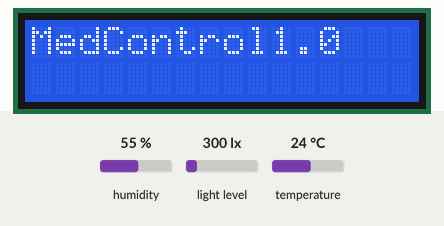
Recording of a sketch running on a simulated Arduino Uno, built with avr-gcc and run on an emulated ATmega328P. Parts: 16×2 character LCD. Inputs (shaded band) come from the test bench; at power-on: humidity 55 %, light level 300 lx, temperature 24 °C. The local clock reads 2024-03-15 10:24:30 at power-on unless the sketch sets it; no radio packets arrive unless stated; what the sketch prints to the serial monitor is not drawn.

Above: at 0.1 s.
At 5.1 s:
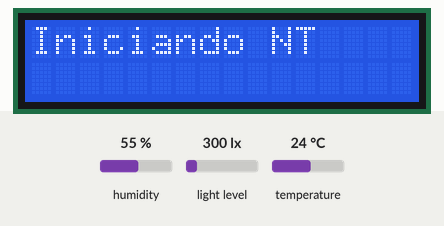
At 7.7 s:
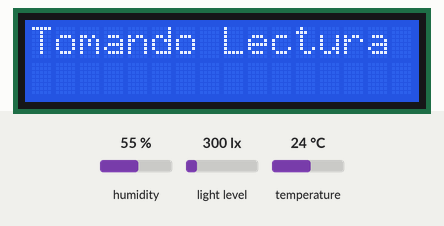
At 9.2 s:
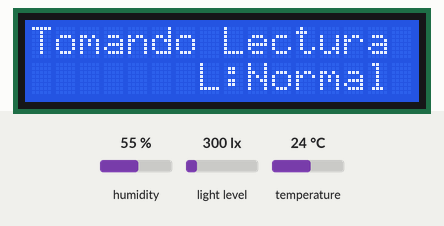
At 11.8 s:
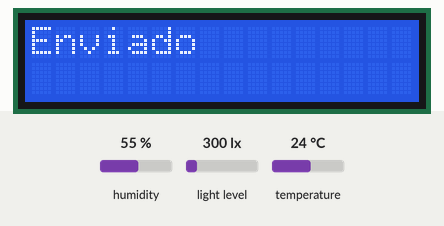
At 12.4 s:
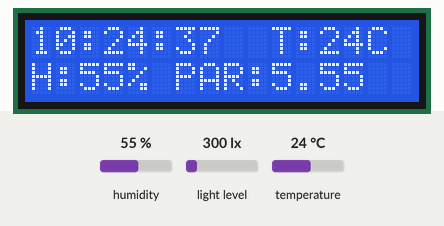

The sketch:

CodigoSondaMedicionAutomatizacion.ino
```cpp
/*
 CONECCIONES SONDA 4.1

1.-LED ERROR -> 5,GND
----------------------------------
2.-DTH22 -> 6,5V,GND
----------------------------------
3.-BH1750 (LUXOMETRO)-> VCC-5V
     GND-GND
      SCL-A5
      SDA-A4
      ADDR-NO CONECTADO
----------------------------------
4.-RTC (RELOJ)->  GND->GND
                  VCC->5V
                  SDA->A4
                  SCL->A5
----------------------------------
4.-NRF24->  GND->GND
            VCC->LD33v->5v
            CSN->10
            CE->8
            MOSI->11
            SCK->13
            IRQ(noAPLICA)
            MISO->12
----------------------------------
6.-LCD->12C-> GND-GND
    VCC-5V
    SDA-A4
    SCL-A5
 */

#include <RTClib.h>  //libreria reloj ds3231
#include <Wire.h>  //libreria necesaria lcd Y LUXOMETRO
#include <LiquidCrystal_I2C.h>  //libreia lcd
#include <SimpleDHT.h>  //librería sensor humedad temperatura
#include <RH_NRF24.h> // incluye la seccion NRF24 de la libreria RadioHead
#include <BH1750.h>   //librería luxómetro
#include <SPI.h>  //librería para NRF24

int pinDHT22 = 6;

SimpleDHT22 dht22(pinDHT22);
RTC_DS3231 rtc;
BH1750 Luxometro;
LiquidCrystal_I2C lcd(0x27,16,2);   // dirección del LCD 0x27 lcd 16x2
RH_NRF24 nrf24;

//============================================================================================================================================
void setup() {
  Wire.begin(); //la biblioteca del luxómetro no hace esta función automático sin embargo puede qe ka del lcd lo haga, igual se incluye
  Serial.begin(9600);
  lcd.init();   // inicia lcd
  lcd.backlight();

  //-----------------------------------------------------------------------------------------------------------------------------------------
  Serial.println("=================Iniciando Mediciones 4.1...=================");
  lcd.setCursor(0,0);
  lcd.print("MedControl1.0");
  delay(5000); //5 segundos me permite meter otro programa sin que inicie este
  //-----------------------------------------------------------------------------------------------------------------------------------------
  //iniciamos RTC-------------------------------------------------------------------------
  rtc.begin();
  //------luxómetro-----------------------------------------------------------------------------------------------------------------------------------
  //iniciamos el luxómetro ONE_TIME permite que el luxometro se active para una medición sin estar de manera continua-----------------------
   if (Luxometro.begin(BH1750::ONE_TIME_HIGH_RES_MODE)) {
    Serial.println("BH1750 iniciado");
  }
  else {
    Serial.println("Error iniciando BH1750");
  }
  //---------Inicio NT----------------------------------------------------------------------------------------------------------------------
  Serial.print("Iniciando NT...");
  lcd.clear();
  lcd.setCursor(0,0);
  lcd.print("Iniciando NT");
  delay(500);
  lcd.clear();
  lcd.setCursor(0,0);
  if (!nrf24.init())    // si falla inicializacion de modulo muestra texto
    lcd.print("fallo de inicializacion");
  if (!nrf24.setChannel(2)) // si falla establecer canal muestra texto
    lcd.print("fallo en establecer canal");
  if (!nrf24.setRF(RH_NRF24::DataRate250kbps, RH_NRF24::TransmitPower0dBm)) // si falla opciones
    lcd.print("fallo en opciones RF");           // RF muestra texto
  delay(2000);  // demora de 2 segundos para estabilizar lectura de sensor

}

//============================================================================================================================================
void loop() {
    float T=0, H=0; //temperatura, humedad
    float lux=0, PAR=0; //luzÇ
    int fecha[3], hora[3];
    lcd.clear();
    lcd.setCursor(0,0);
    lcd.print("Tomando Lectura");
    Date(fecha,hora);
    HumTem(T,H);
    FPAR(lux,PAR);
    lcd.clear();
    Enviar(hora,T,H,lux,PAR);
    lcd.setCursor(0,0);
    lcd.print("Enviado");
    delay(500);
    lcd.clear();
    Imprimir(fecha,hora,T,H,lux,PAR);

    Serial.println("_________________________________________________");
    delay(60000);  //<-------------------------TIEMPO ENTRE MEDICIONES(1MIN)
}

//============================================================================================================================================
void Date(int date[], int h[]) { //imprime la fecha y hora
  DateTime now = rtc.now();
  //fecha
  date[0]=now.day();
  date[1]=now.month();
  date[2]=now.year();
  //hora
  h[0]=now.hour();
  h[1]=now.minute();
  h[2]=now.second();
}

//============================================================================================================================================
void HumTem (float& Te, float& Hu) {

  Te=0;
  Hu=0;
  int err = SimpleDHTErrSuccess;
  for (int i=0;i<3;i++) //promedio de 3 mediciones (cada medio segundo)
  {
    float temperature = 0;
    float humidity = 0;
    int err = SimpleDHTErrSuccess;
    if ((err = dht22.read2(&temperature, &humidity, NULL)) != SimpleDHTErrSuccess) {
      Serial.print("Read DHT22 failed, err=");
      Serial.print(SimpleDHTErrCode(err));
      Serial.print(",");
      Serial.println(SimpleDHTErrDuration(err));
      delay(2000);
      return;
    }
    Te=Te+((float)temperature);
    Hu=Hu+((float)humidity);
    delay (500);
  }
  Te=Te/3;
  Hu=Hu/3;
}

//============================================================================================================================================
void FPAR (float& lux, float& PAR) {

  while (!Luxometro.measurementReady(true)) {
    yield(); // este comando asegura que no se haga la medición hasta que eñ luxómetro esté preparado
  }

  while (!Luxometro.measurementReady(true)) {
    yield();
  }
  Luxometro.configure(BH1750::ONE_TIME_HIGH_RES_MODE);

  //establece configuración de intensidad de luz automáticamente con una primera lectura---------------------------------------------------
  lux=Luxometro.readLightLevel();
  if (lux > 40000.0) {
    Luxometro.setMTreg(32); //configuración para luz solar directa (tiempo de lectura) valores sugeridos por fabricante
    lcd.setCursor(7,1);
    lcd.print("L:SOL");
    Serial.println("Luz Intensa ");
  }
  if (lux <10) {
    Luxometro.setMTreg(138); //configuración para luz escasa(tiempo de lectura)
    lcd.setCursor(7,1);
    lcd.print("L:LOW");
    Serial.println("Luz Escasa ");
  }
  else {
    Luxometro.setMTreg(69); // configuración luz normal
    lcd.setCursor(7,1);
    lcd.print("L:Normal");
    Serial.println("Luz Normal ");
  }
  //-------------------------------------------------------------------------------------------------------------------------------------

  ///promedio de lecturas-------------------------------------------------------------------------------------------------------------------
  lux = 0;
  for (int i=0;i<3;i++) //promedio de 3 mediciones (cada medio segundo)
  {
    Luxometro.configure(BH1750::ONE_TIME_HIGH_RES_MODE); // esta linea vuelve a configurar el luxómetro pues se apaga despues de realizar la medida
    lux=lux+Luxometro.readLightLevel();
    delay (500);
  }
  lux=lux/3;
  PAR= lux*0.0185; //factor de luz solar
   //-------------------------------------------------------------------------------------------------------------------------------------
}
//============================================================================================================================================

//============================================================================================================================================
void Imprimir(int f[], int hora[], int T, int H, float lux, float PAR){
  //Serial------------------------------------------------------------------------------------------------------------------------------------
  //fecha
  Serial.print("Fecha: ");
  Serial.print(f[0]);
  Serial.print("/");
  Serial.print(f[1]);
  Serial.print("/");
  Serial.println(f[2]);
  //hora
  Serial.print("Hora: ");
  Serial.print(hora[0]);
  Serial.print(":");
  Serial.print(hora[1]);
  Serial.print(":");
  Serial.println(hora[2]);
  //Temperatura
  Serial.print("T: ");
  Serial.print(T);
  Serial.print("ºC");
  //Humedad
  Serial.print("    H: ");
  Serial.print(H);
  Serial.println("%");
  //luz
   //Temperatura
  Serial.print("L: ");
  Serial.print(lux);
  Serial.print("lm");
  //Humedad
  Serial.print("    PAR: ");
  Serial.print(PAR);
  Serial.println("umol m−2 s−1");

  //LCD------------------------------------------------------------------------------------------------------------------------------------
  //hora
  lcd.setCursor(0,0);
  lcd.print(hora[0]);
  lcd.print(":");
  lcd.print(hora[1]);
  lcd.print(":");
  lcd.print(hora[2]);
  //Temperatura
  lcd.setCursor(10,0);
  lcd.print("T:");
  lcd.print(T);
  lcd.print("C");
  //Humedad
  lcd.setCursor(0,1);
  lcd.print("H:");
  lcd.print(H);
  lcd.print("%");
  //Intensidad
  lcd.setCursor(6,1);
  lcd.print("PAR:");
  lcd.print(PAR);
}
//============================================================================================================================================

void Enviar(int hora[], int T, int H, float lux, float PAR){
  String str_hora = String(hora[0]);  // string para hora
  String str_min = String(hora[1]);   // string para minutis
  String str_temperatura = String(T); // string para valor de humedad
  String str_humedad = String(H);     // string para valor de temperatura
  String str_lux = String(lux);       // string para de lux
  String str_PAR = String(PAR);       // string para valor de PAR
  String str_datos;                   // string para valores separados por coma

  str_datos = str_hora + "," + str_min + "," + str_temperatura + "," + str_humedad + "," + str_lux + "," + str_PAR + ",";  // concatena valores separados mediante una coma

  static char *datos = str_datos.c_str();   // convierte a string en formato de lenguaje C

  nrf24.send((uint8_t *)datos, strlen(datos));  // envia datos
  nrf24.waitPacketSent();       // espera hasta realizado el envio
  delay(1000);
}
//============================================================================================================================================
```

Measured:
- what the display in image 1 shows lasts 0.5 s, from 5.1 s to 5.6 s
- what the display in image 2 shows lasts 1.6 s, from 7.6 s to 9.2 s
- what the display in image 3 shows lasts 1.5 s, from 9.2 s to 10.7 s
- what the display in image 4 shows lasts 0.6 s, from 11.8 s to 12.4 s
